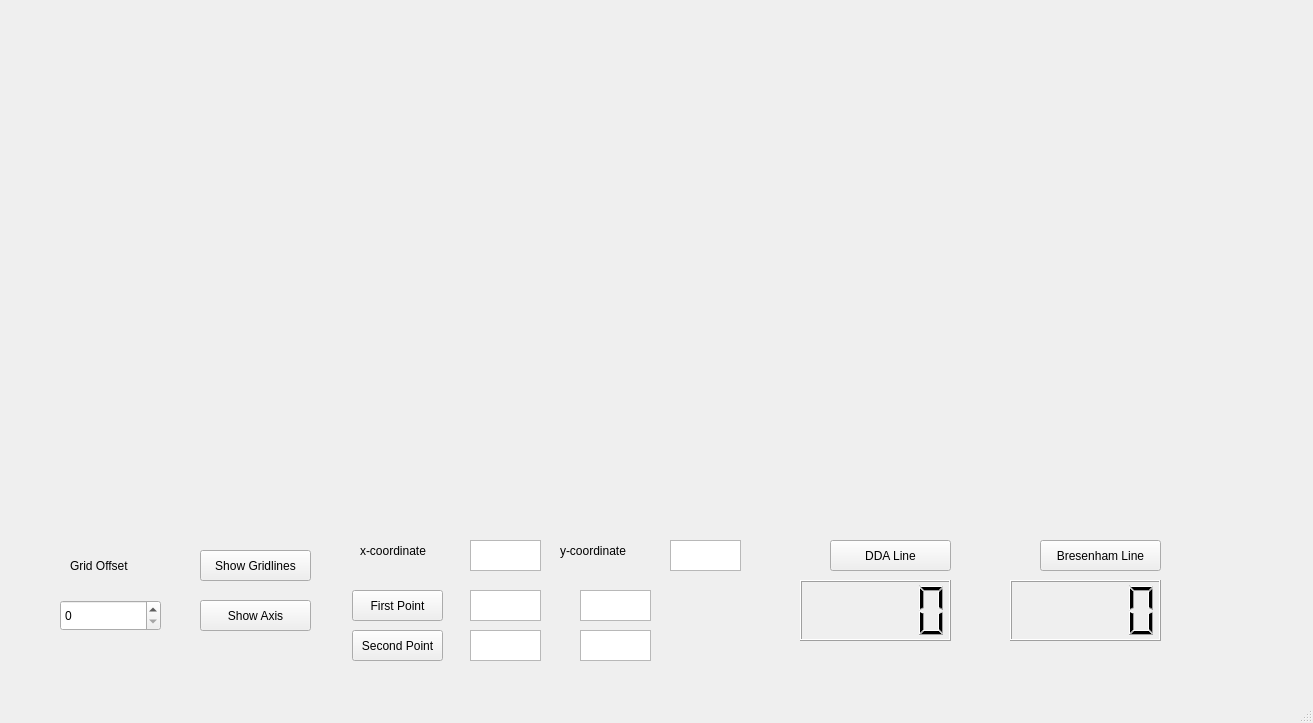
<?xml version="1.0" encoding="UTF-8"?>
<ui version="4.0">
 <class>MainWindow</class>
 <widget class="QMainWindow" name="MainWindow">
  <property name="geometry">
   <rect>
    <x>0</x>
    <y>0</y>
    <width>1313</width>
    <height>723</height>
   </rect>
  </property>
  <property name="windowTitle">
   <string>MainWindow</string>
  </property>
  <widget class="QWidget" name="centralwidget">
   <widget class="QLabel" name="graph">
    <property name="geometry">
     <rect>
      <x>62</x>
      <y>-20</y>
      <width>1141</width>
      <height>531</height>
     </rect>
    </property>
    <property name="mouseTracking">
     <bool>true</bool>
    </property>
    <property name="tabletTracking">
     <bool>true</bool>
    </property>
    <property name="text">
     <string/>
    </property>
    <property name="scaledContents">
     <bool>true</bool>
    </property>
   </widget>
   <widget class="QSpinBox" name="gridoffset">
    <property name="geometry">
     <rect>
      <x>60</x>
      <y>600</y>
      <width>101</width>
      <height>31</height>
     </rect>
    </property>
   </widget>
   <widget class="QLabel" name="label">
    <property name="geometry">
     <rect>
      <x>70</x>
      <y>550</y>
      <width>101</width>
      <height>31</height>
     </rect>
    </property>
    <property name="text">
     <string>Grid Offset</string>
    </property>
   </widget>
   <widget class="QPushButton" name="gridlines">
    <property name="geometry">
     <rect>
      <x>200</x>
      <y>550</y>
      <width>111</width>
      <height>31</height>
     </rect>
    </property>
    <property name="text">
     <string>Show Gridlines</string>
    </property>
   </widget>
   <widget class="QPushButton" name="axis">
    <property name="geometry">
     <rect>
      <x>200</x>
      <y>600</y>
      <width>111</width>
      <height>31</height>
     </rect>
    </property>
    <property name="text">
     <string>Show Axis</string>
    </property>
   </widget>
   <widget class="QLabel" name="label_2">
    <property name="geometry">
     <rect>
      <x>360</x>
      <y>540</y>
      <width>91</width>
      <height>21</height>
     </rect>
    </property>
    <property name="text">
     <string>x-coordinate</string>
    </property>
   </widget>
   <widget class="QLabel" name="label_3">
    <property name="geometry">
     <rect>
      <x>560</x>
      <y>540</y>
      <width>91</width>
      <height>21</height>
     </rect>
    </property>
    <property name="text">
     <string>y-coordinate</string>
    </property>
   </widget>
   <widget class="QPushButton" name="firstpoint">
    <property name="geometry">
     <rect>
      <x>352</x>
      <y>590</y>
      <width>91</width>
      <height>31</height>
     </rect>
    </property>
    <property name="text">
     <string>First Point</string>
    </property>
   </widget>
   <widget class="QPushButton" name="secondpoint">
    <property name="geometry">
     <rect>
      <x>352</x>
      <y>630</y>
      <width>91</width>
      <height>31</height>
     </rect>
    </property>
    <property name="text">
     <string>Second Point</string>
    </property>
   </widget>
   <widget class="QTextBrowser" name="px1">
    <property name="geometry">
     <rect>
      <x>470</x>
      <y>590</y>
      <width>71</width>
      <height>31</height>
     </rect>
    </property>
   </widget>
   <widget class="QTextBrowser" name="x">
    <property name="geometry">
     <rect>
      <x>470</x>
      <y>540</y>
      <width>71</width>
      <height>31</height>
     </rect>
    </property>
   </widget>
   <widget class="QTextBrowser" name="y">
    <property name="geometry">
     <rect>
      <x>670</x>
      <y>540</y>
      <width>71</width>
      <height>31</height>
     </rect>
    </property>
   </widget>
   <widget class="QTextBrowser" name="py1">
    <property name="geometry">
     <rect>
      <x>580</x>
      <y>590</y>
      <width>71</width>
      <height>31</height>
     </rect>
    </property>
   </widget>
   <widget class="QTextBrowser" name="px2">
    <property name="geometry">
     <rect>
      <x>470</x>
      <y>630</y>
      <width>71</width>
      <height>31</height>
     </rect>
    </property>
   </widget>
   <widget class="QTextBrowser" name="py2">
    <property name="geometry">
     <rect>
      <x>580</x>
      <y>630</y>
      <width>71</width>
      <height>31</height>
     </rect>
    </property>
   </widget>
   <widget class="QPushButton" name="dda">
    <property name="geometry">
     <rect>
      <x>830</x>
      <y>540</y>
      <width>121</width>
      <height>31</height>
     </rect>
    </property>
    <property name="text">
     <string>DDA Line</string>
    </property>
   </widget>
   <widget class="QPushButton" name="bresenham">
    <property name="geometry">
     <rect>
      <x>1040</x>
      <y>540</y>
      <width>121</width>
      <height>31</height>
     </rect>
    </property>
    <property name="text">
     <string>Bresenham Line</string>
    </property>
   </widget>
   <widget class="QLCDNumber" name="ddatime">
    <property name="geometry">
     <rect>
      <x>800</x>
      <y>580</y>
      <width>151</width>
      <height>61</height>
     </rect>
    </property>
   </widget>
   <widget class="QLCDNumber" name="bresentime">
    <property name="geometry">
     <rect>
      <x>1010</x>
      <y>580</y>
      <width>151</width>
      <height>61</height>
     </rect>
    </property>
   </widget>
  </widget>
  <widget class="QMenuBar" name="menubar">
   <property name="geometry">
    <rect>
     <x>0</x>
     <y>0</y>
     <width>1313</width>
     <height>25</height>
    </rect>
   </property>
  </widget>
  <widget class="QStatusBar" name="statusbar"/>
 </widget>
 <resources/>
 <connections/>
</ui>
